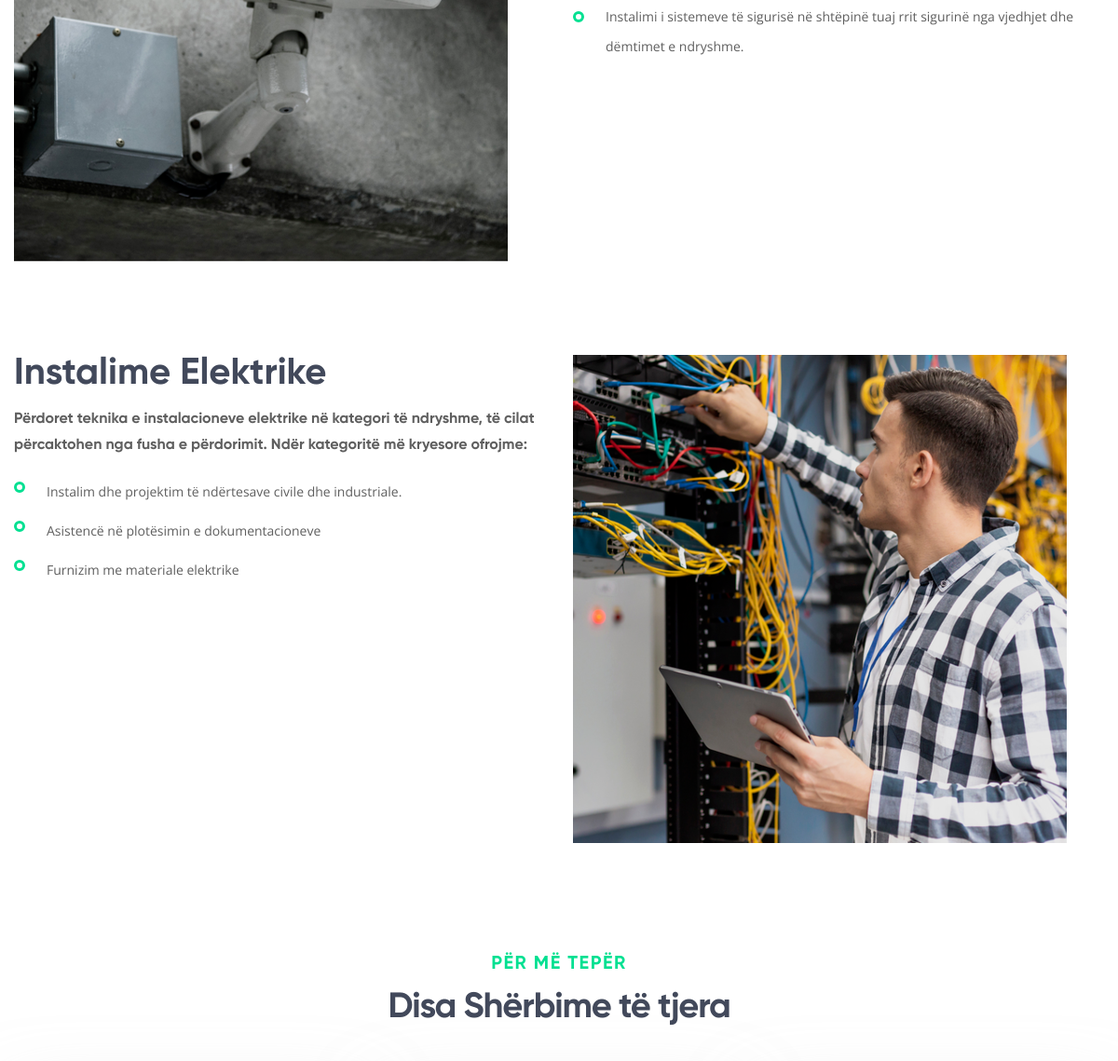
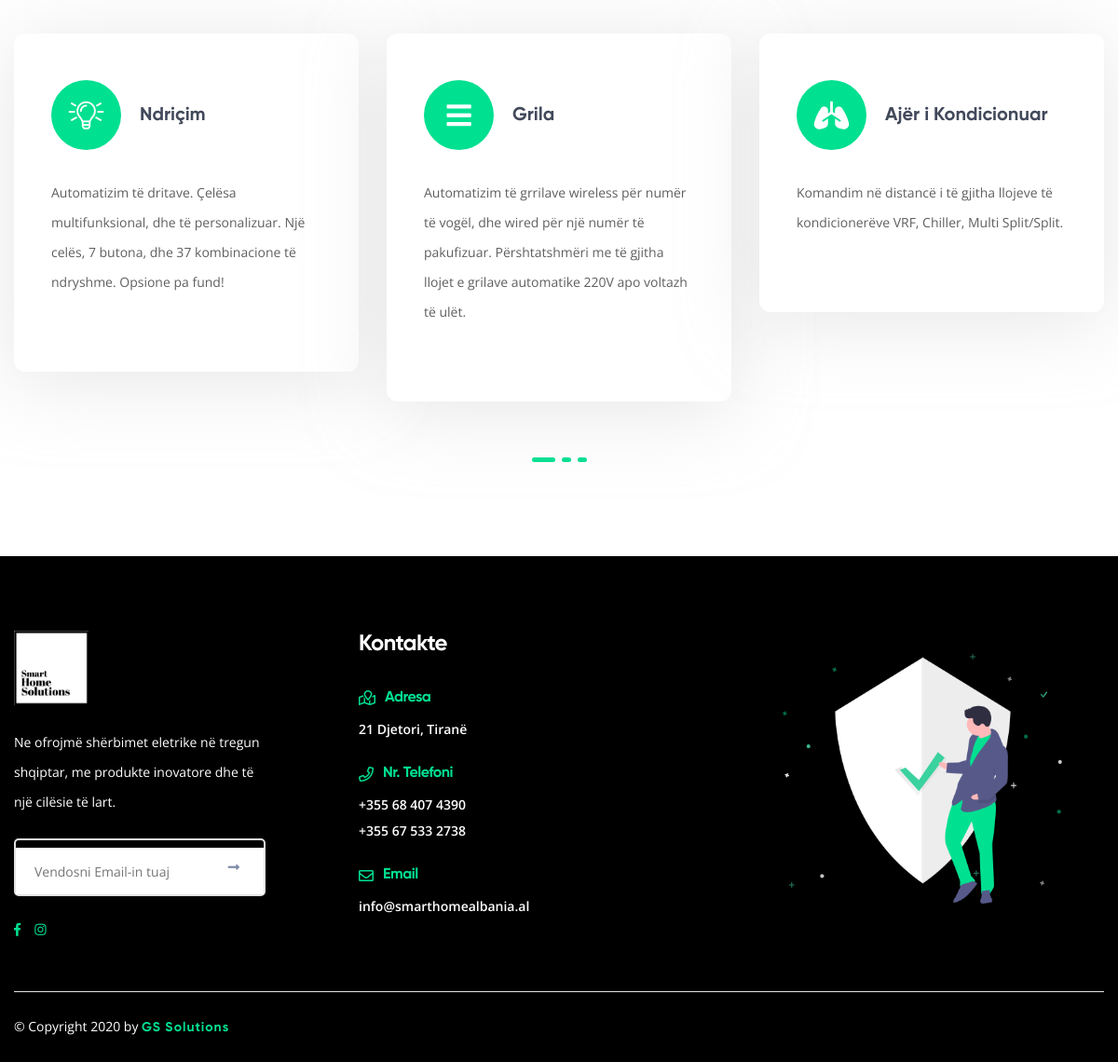
/services/ (lower part), run on an earlier commit of the app's database (2 pictures, top to bottom).
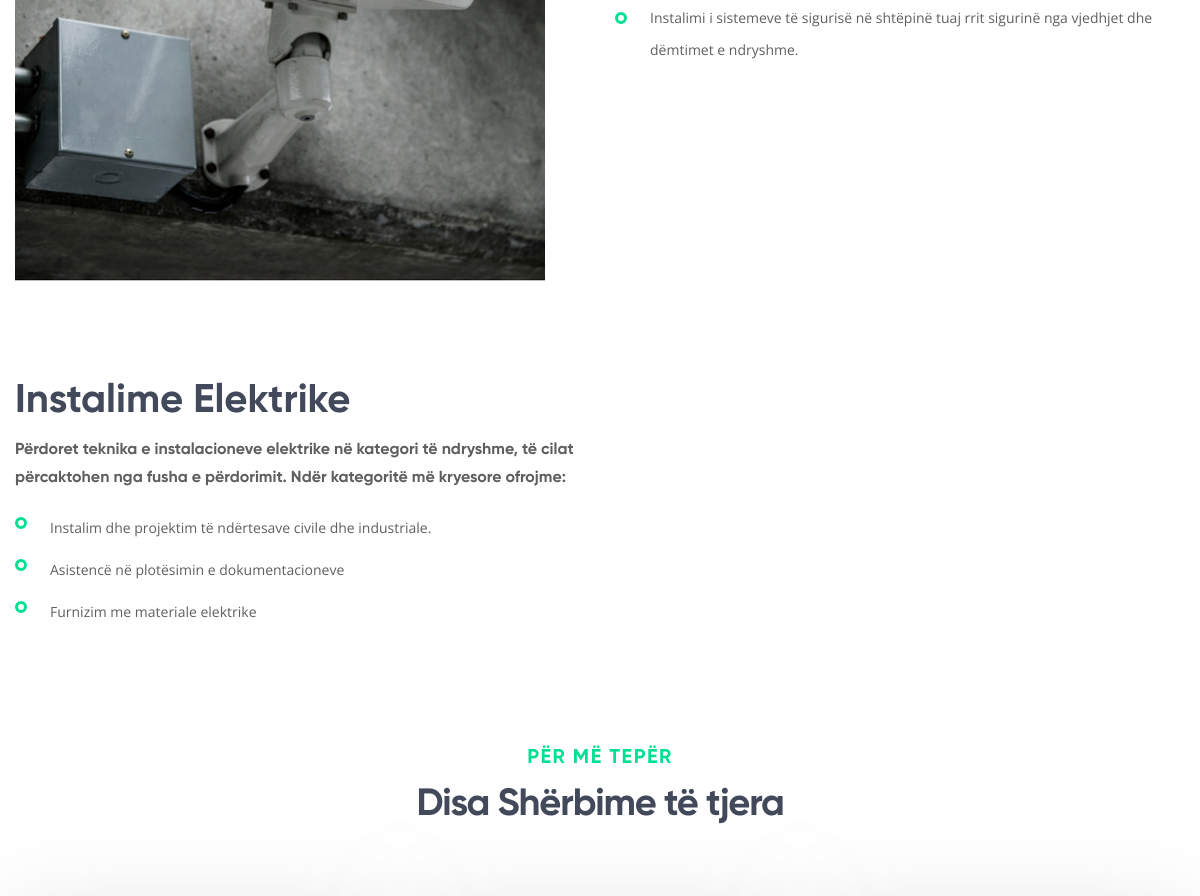
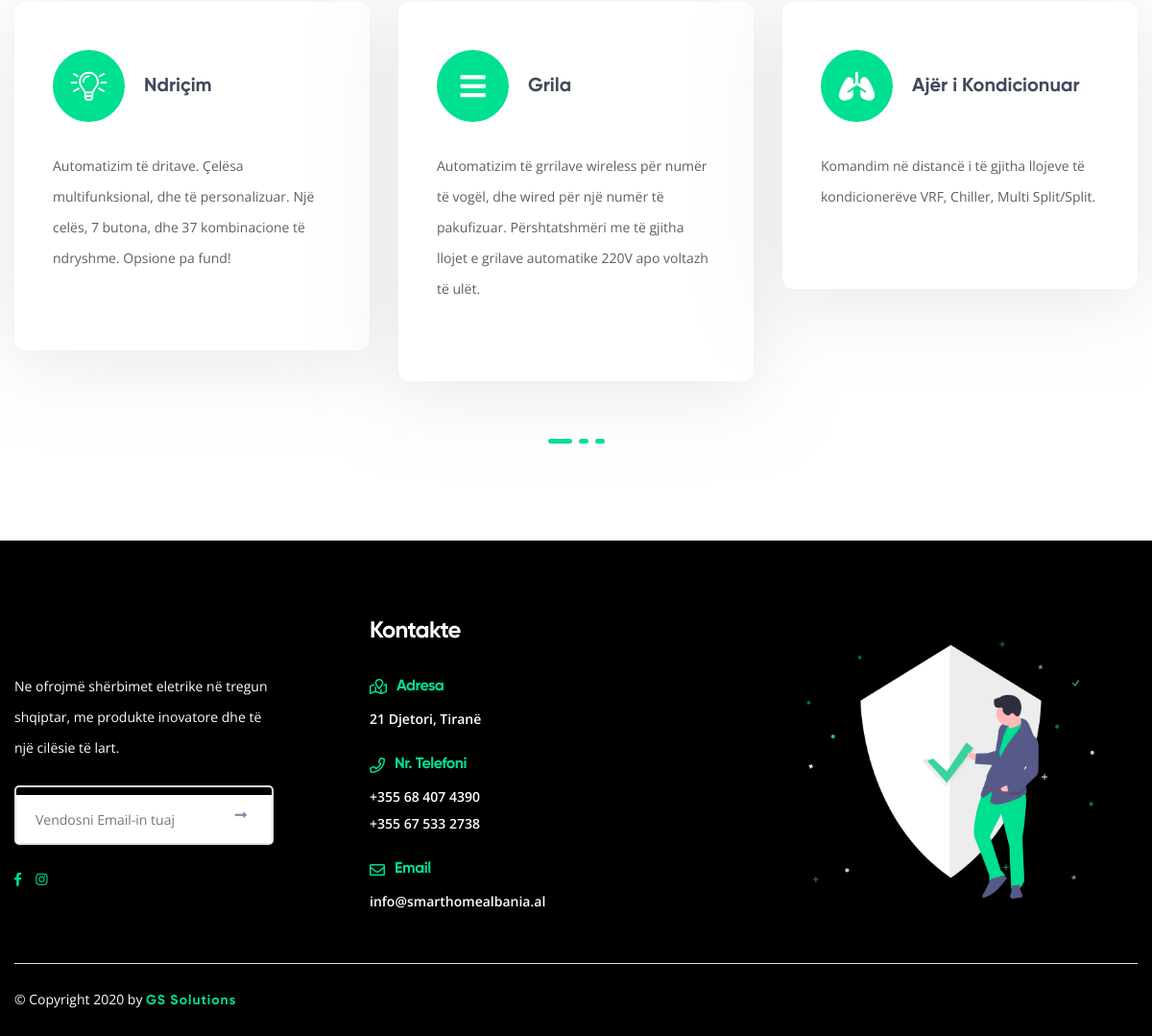
And on a later commit of the database (2 pictures, top to bottom).
### SmartHome/models.py (models this page shows, shortened)
class Service(models.Model):
    name = models.CharField(max_length=50)
    short_description = models.CharField(max_length=200)
    long_description = models.CharField(max_length=2000)
    image_small = models.ImageField(upload_to='media')
    image_big = models.ImageField(upload_to='media', default='')

class Service_Info(models.Model):
    service_name = models.CharField(max_length=50, default='')
    info = models.CharField(max_length=500)

class Other_Service(models.Model):
    name = models.CharField(max_length=50)
    description = models.CharField(max_length=500)
    icon = models.CharField(max_length=50)

class Footer(models.Model):
    logo = models.ImageField(upload_to='media')
    image = models.ImageField(upload_to='media')
    description = models.CharField(max_length=200)
    link_facebook = models.CharField(max_length=200)
    link_instagram = models.CharField(max_length=200)
    adress = models.CharField(max_length=100)
    tel_one = models.CharField(max_length=50)
    tel_two = models.CharField(max_length=50)
    email = models.EmailField(max_length=50)
    copyright_text = models.CharField(max_length=50)

### SmartHome/views.py (the view)
# urls.py: path('services/', services),
def services(request):
    if request.method == 'GET':
        service = Service.objects.all()
        service_info = Service_Info.objects.all()
        other_services = Other_Service.objects.all()
        footer = Footer.objects.all()
        footer1 = footer[0]
        side_menu = Side_Menu.objects.all()
        side_menu1 = side_menu[0]
        context = {'service': service, 'other_services': other_services, 'service_info': service_info, 'footer1':
            footer1, 'side_menu1': side_menu1}
        return render(request, 'services.html', context)

### templates/services.html (shortened to what this page needs)
<!DOCTYPE html>
{% load static %}
<html lang="en">
{% include 'head.html' %}
<body>
    <div class="page-wrapper">
        <section class="service-details">
            <div class="container">
                {% for s in service %}
                <div class="row">
                    <div class="col-lg-6">
                        <img src="{{ s.image_big.url }}" alt="">
                    </div>
                    <div class="col-lg-6">
                        <div class="service-details__content">
                            <h3>{{ s.name }}</h3>
                            <p>{{ s.long_description }}</p>
                            <ul class="list-unstyled service-details__list">
                                {% for i in service_info %}
                                    {% if i.service_name == s.name %}
                                    <li>
                                        {{ i.info }}
                                    </li>
                                    {% endif %}
                                {% endfor %}
                            </ul>
                        </div>
                    </div>
                </div>
                {% endfor %}
            </div>
        </section>
        <section class="testimonials-two">
            <div class="container">
                <div class="block-title-two text-center">
                    <p>Për Më Tepër</p>
                    <h3>Disa Shërbime të tjera</h3>
                </div>
                <div class="testimonials-two__carousel owl-carousel thm__owl-carousel owl-theme" data-options='{"loop": true, "margin": 30, "stagePadding": 0, "items": 3, "smartSpeed": 700, "autoplay": true, "autoplayTimeout": 7000, "nav": false, "dots": true, "responsive": { "0": { "items": 1, "stagePadding": 0 }, "1199": { "items": 2 }, "1200": { "items": 3 } }}'>
                    {% for s in other_services %}
                    <div class="item">
                        <div class="testimonials-two__single">
                            <div class="testimonials-two__top">
                                <div class="cta-six__icon">
                                    <i class="{{ s.icon}}"></i>
                                </div>
                                <div class="testimonials-two__top-content">
                                    <h3>{{ s.name }}</h3>
                                </div>
                            </div>
                            <div class="testimonials-two__content">
                                <p>{{ s.description }}</p>
                            </div>
                        </div>
                    </div>
                    {% endfor %}
                </div>
            </div>
        </section>
      {% include 'footer.html' %}
    </div>
</body>
</html>

### templates/head.html (shortened to what this page needs)
{% load static %}
<head>
    <link rel="stylesheet" href="{% static "css/gilroy-extrabold.css" %}">
    <link rel="stylesheet" href="{% static "css/gilroy-light.css" %}">
    <link rel="stylesheet" href="{% static "css/gilroy-semibold.css" %}">
    <link rel="stylesheet" href="{% static "css/gilroy-bold.css" %}">
    <link rel="stylesheet" href="{% static "css/animate.min.css" %}">
    <link rel="stylesheet" href="{% static "css/bootstrap.min.css" %}">
    <link rel="stylesheet" href="{% static "css/owl.carousel.min.css" %}">
    <link rel="stylesheet" href="{% static "css/owl.theme.default.min.css" %}">
    <link rel="stylesheet" href="{% static "css/magnific-popup.css" %}">
    <link rel="stylesheet" href="{% static "css/fontawesome-all.min.css" %}">
    <link rel="stylesheet" href="{% static "css/bootstrap-select.min.css" %}">
    <link rel="stylesheet" href="{% static "css/jquery.mCustomScrollbar.min.css" %}">
    <link rel="stylesheet" href="{% static "css/bootstrap-datepicker.min.css" %}">
    <link rel="stylesheet" href="{% static "css/style.css" %}">
    <link rel="stylesheet" href="{% static "css/responsive.css" %}">
    <link rel="stylesheet" href="{% static "css/color-4.css" %}">
</head>

### templates/header.html (shortened to what this page needs)
{% load static %}

### templates/footer.html (shortened to what this page needs)
{% load static %}
<footer class="site-footer-one">
    <div class="site-footer-one__upper">
        <div class="container">
            <img src="{{ footer1.image.url }}" alt="" class="site-footer-one__upper-moc">
            <div class="row">
                <div class="col-lg-3">
                    <div class="footer-widget footer-widget__about">
                        <a href="/">
                            <img src="{{ footer1.logo.url }}" alt="">
                        </a>
                        <p>{{ footer1.description }}</p>
                        <form action="/subscribe/" method="post" class="footer__mc-form">
                            <input type="email" name="email" placeholder="Vendosni Email-in tuaj" required>
                            <button type="submit"><i class="fa fa-long-arrow-alt-right"></i></button>
                        </form>
                        <div class="footer-widget__social">
                            <a href="{{ footer1.link_facebook }}"><i class="fab fa-facebook-f"></i></a>
                            <a href="{{ footer1.link_instagram }}"><i class="fab fa-instagram"></i></a>
                        </div>
                    </div>
                </div>
                <div class="col-lg-4">
                    <div class="footer-widget footer-widget__contact">
                        <h3 class="footer-widget__title">Kontakte</h3>
                        <div class="footer-widget__contact-box">
                            <div class="footer-widget__contact-top">
                                <i class="far fa-map-marked"></i>
                                <h3>Adresa</h3>
                            </div>
                            <p>{{ footer1.adress }}</p>
                        </div>
                        <div class="footer-widget__contact-box">
                            <div class="footer-widget__contact-top">
                                <i class="far fa-phone"></i>
                                <h3>Nr. Telefoni</h3>
                            </div>
                            <p><a href="tel:{{ footer1.tel_one }}">{{ footer1.tel_one }}</a></p>
                            <p><a href="tel:{{ footer1.tel_two }}">{{ footer1.tel_two }}</a></p>
                        </div>
                        <div class="footer-widget__contact-box">
                            <div class="footer-widget__contact-top">
                                <i class="far fa-envelope"></i>
                                <h3>Email</h3>
                            </div>
                            <p><a href = "mailto:{{ footer1.email }}?subject = Feedback&body = Message">{{ footer1.email }}</a></p>
                        </div>
                    </div>
                </div>
            </div>
        </div>
    </div>
    <div class="site-footer-one__bottom">
        <div class="container">
            <div class="site-footer-one__bottom-line"></div>
            <p>© Copyright 2020 by <a href="https://gosocial.al/">{{ footer1.copyright_text }}</a></p>
        </div>
    </div>
</footer>

### templates/side-menu.html (shortened to what this page needs)
{% load static %}

### SmartHome/static/css/responsive.css (style rules this page uses)
@media (max-width: 1280px) { .footer-widget__contact { padding-left: 70px; } }

### SmartHome/static/css/color-4.css (style rules this page uses)
:root { --thm-base: #f14b59; --thm-base-rgb: 241, 75, 89; --thm-black: #42495b; --thm-black-rgb: 66, 73, 91; }

What changed in the data, as far as the page shows it:
changed Service "Instalime Elektrike": image_big: picture removed
changed Footer "21 Djetori, Tiranë": logo: picture removed
